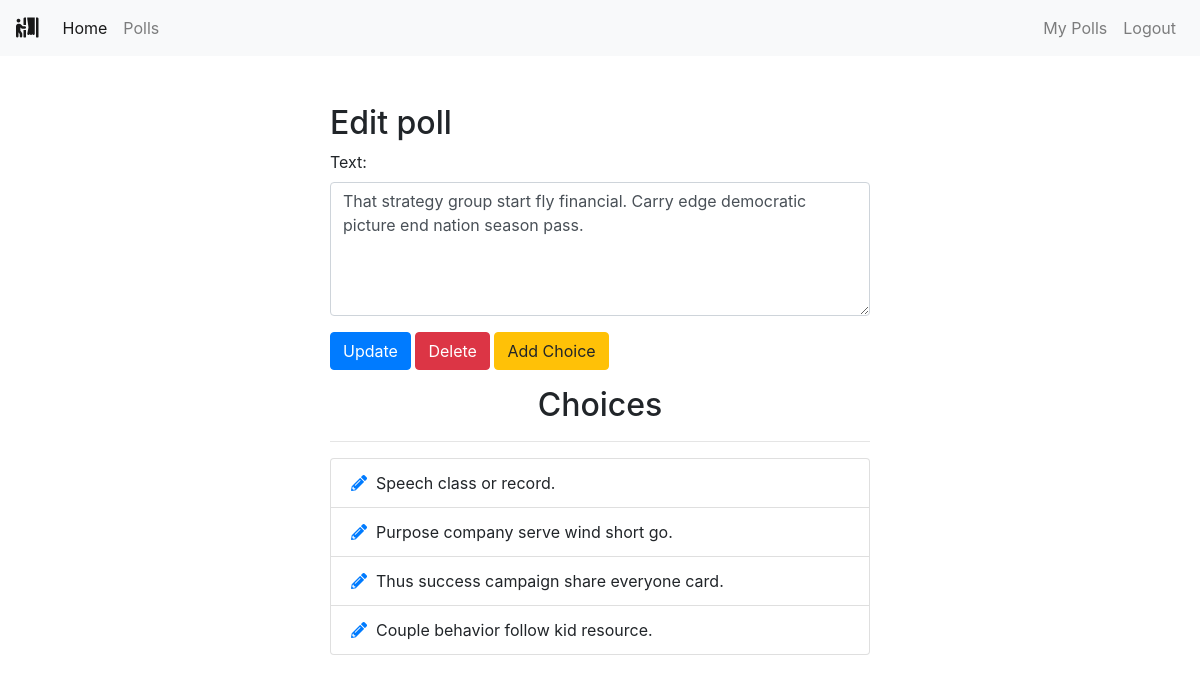
Page /polls/edit/18/ (signed in) on the committed database.
### polls/models.py (models this page shows, shortened)
class Poll(models.Model):
    owner = models.ForeignKey(User, on_delete=models.CASCADE)
    text = models.TextField()
    pub_date = models.DateTimeField(default=timezone.now)
    active = models.BooleanField(default=True)
    created_at = models.DateTimeField(auto_now_add=True)

class Choice(models.Model):
    poll = models.ForeignKey(Poll, on_delete=models.CASCADE)
    choice_text = models.CharField(max_length=255)
    created_at = models.DateTimeField(auto_now_add=True)
    updated_at = models.DateTimeField(auto_now=True)

### polls/views.py (the view)
# urls.py: path('edit/<int:poll_id>/', views.polls_edit, name='edit'),
@login_required
def polls_edit(request, poll_id):
    poll = get_object_or_404(Poll, pk=poll_id)
    if request.user != poll.owner:
        return redirect('home')
    if request.method == 'POST':
        form = EditPollForm(request.POST, instance=poll)
        if form.is_valid:
            form.save()
            messages.success(request, "Poll Updated successfully.",
                             extra_tags='alert alert-success alert-dismissible fade show')
            return redirect("polls:list")
    else:
        form = EditPollForm(instance=poll)
    return render(request, "polls/poll_edit.html", {'form': form, 'poll': poll})

### polls/forms.py
class EditPollForm(forms.ModelForm):
    class Meta:
        model = Poll
        fields = ['text', ]
        widgets = {
            'text': forms.Textarea(attrs={'class': 'form-control', 'rows': 5, 'cols': 20}),
        }

### polls/templates/polls/poll_edit.html (shortened to what this page needs)
{% extends 'base.html' %}
{% block content %}
<div class="container">
    <div class="row center">
        <div class="col-md-6 offset-md-3">
            <h2>Edit poll</h2>
            <form action="" method="POST">
                {% for field in form %}
                <div class="form-group">
                    {{ field.label_tag }}
                    {{ field }}
                </div>
                {% endfor %}
                <button type="submit" class="btn btn-primary">Update</button>
                <a class="btn btn-danger" href="{% url 'polls:delete_poll' poll.id %}" role="button" onclick="return confirm('Are you sure?')">Delete</a>
                <a class="btn btn-warning" href="{% url 'polls:add_choice' poll.id %}" role="button">Add Choice</a>
            </form>
            <div class="choices">
                <h2 class="text-center mt-3">Choices</h2>
                <hr>
                <ul class="list-group">
                    {% for choice in poll.choice_set.all %}
                    <li class="list-group-item"><a href="{% url 'polls:choice_edit' choice.id %}"><i class="fas fa-pencil-alt"></i></a>&nbsp
                        {{ choice.choice_text }}</li>
                    {% endfor %}
                </ul>
            </div>
        </div>
    </div>
</div>
{% endblock %}

### rows in the picture
Poll: form "That strategy group start fly financial. Carry edge democratic picture end nation season pass."
Choice: choice_text "Speech class or record."
Choice: choice_text "Purpose company serve wind short go."
Choice: choice_text "Thus success campaign share everyone card."
Choice: choice_text "Couple behavior follow kid resource."

### other values in the picture
{{ field.label_tag }} "Text:"
